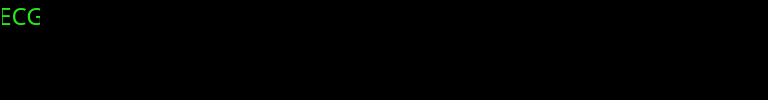
          <widget class="QWidget" name="widget" native="true">
           <property name="styleSheet">
            <string notr="true">background-color: rgb(0, 0, 0);</string>
           </property>
           <layout class="QHBoxLayout" name="horizontalLayout_6">
            <property name="leftMargin">
             <number>2</number>
            </property>
            <property name="topMargin">
             <number>2</number>
            </property>
            <property name="rightMargin">
             <number>2</number>
            </property>
            <property name="bottomMargin">
             <number>2</number>
            </property>
            <item>
             <layout class="QVBoxLayout" name="verticalLayout_4">
              <item>
               <widget class="QLabel" name="label_11">
                <property name="sizePolicy">
                 <sizepolicy hsizetype="Minimum" vsizetype="Preferred">
                  <horstretch>0</horstretch>
                  <verstretch>0</verstretch>
                 </sizepolicy>
                </property>
                <property name="minimumSize">
                 <size>
                  <width>0</width>
                  <height>0</height>
                 </size>
                </property>
                <property name="maximumSize">
                 <size>
                  <width>38</width>
                  <height>28</height>
                 </size>
                </property>
                <property name="font">
                 <font>
                  <family>Agency FB</family>
                  <pointsize>18</pointsize>
                 </font>
                </property>
                <property name="styleSheet">
                 <string notr="true">color: rgb(37, 232, 30);</string>
                </property>
                <property name="text">
                 <string>ECG</string>
                </property>
                <property name="alignment">
                 <set>Qt::AlignCenter</set>
                </property>
               </widget>
              </item>
              <item>
               <widget class="QLabel" name="label_12">
                <property name="sizePolicy">
                 <sizepolicy hsizetype="Minimum" vsizetype="Minimum">
                  <horstretch>0</horstretch>
                  <verstretch>0</verstretch>
                 </sizepolicy>
                </property>
                <property name="maximumSize">
                 <size>
                  <width>32</width>
                  <height>150</height>
                 </size>
                </property>
                <property name="font">
                 <font>
                  <pointsize>12</pointsize>
                 </font>
                </property>
                <property name="styleSheet">
                 <string notr="true">color: rgb(255, 255, 255);</string>
                </property>
                <property name="text">
                 <string/>
                </property>
               </widget>
              </item>
             </layout>
            </item>
            <item>
             <widget class="QFrame" name="frame">
              <property name="minimumSize">
               <size>
                <width>720</width>
                <height>0</height>
               </size>
              </property>
              <property name="frameShape">
               <enum>QFrame::StyledPanel</enum>
              </property>
              <property name="frameShadow">
               <enum>QFrame::Raised</enum>
              </property>
             </widget>
            </item>
           </layout>
          </widget>
